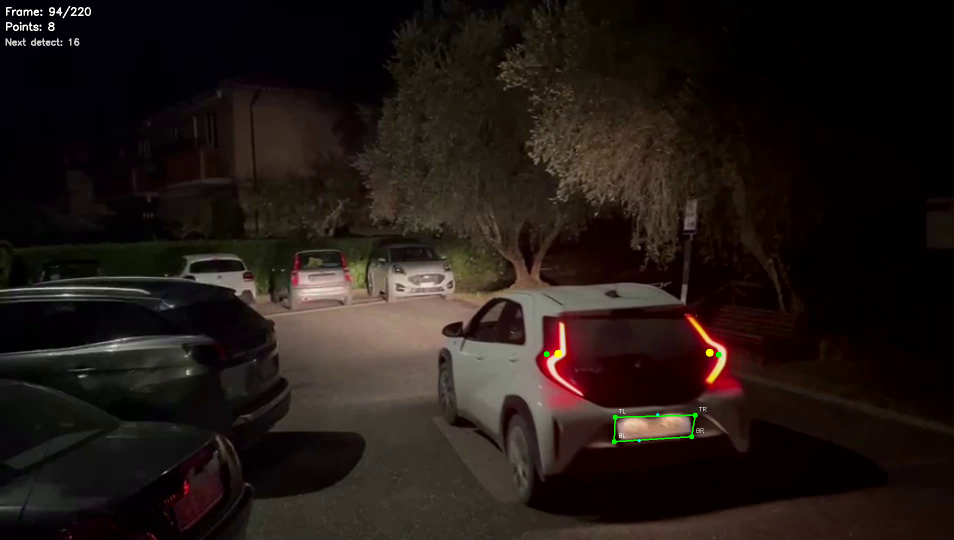
#> input picture frame 13 of data/videos/input/1_tracked.mp4, 1908 x 1080 px, given in place of 1.mp4, which was not available (shown at 1/2 size)
$ jupyter execute license_plate_identifier.ipynb
#> lines starting #> are read from the running program, lines starting #| are printed output that depends on the picture; after the words box and inside, x2 and y2 are one past the last pixel; in counts of white or black regions, pixels touching at a corner belong together; pictures that were not available may be replaced by others from this repository, and a replacement may not be noted
[cell 1]
"""
Plate Detection - Tail lights + license plate detection on full video
Works under perspective distortion (uses minAreaRect as robust fallback)

Pipeline per frame:
  1. detect_tail_lights()      -> finds the two rear lights and their extreme points
  2. detect_plate()            -> finds the license plate below the lights
  3. Optical flow tracking     -> propagates detected points frame-to-frame
  4. Periodic re-detection     -> corrects drift every N frames

Output: annotated video with lights (cyan), extreme points (blue),
        plate quadrilateral (green) drawn on every frame.

Usage:
    python plate_detection.py
"""

import os
import cv2
import numpy as np


# =========================
# CONFIGURATION
# =========================

CONFIG = {
    # Minimum brightness (V channel) to detect rear lights
    'V_LOWER': 210,

    # Ignore lights below this fraction of frame height (avoids road reflections)
    'MAX_Y_RATIO': 0.80,

    # Minimum height/width ratio for light blobs (lights are taller than wide)
    'MIN_VERTICAL_RATIO': 1.2,

    # Minimum blob area as fraction of total frame area
    'MIN_CONTOUR_AREA_RATIO': 0.00015,

    # Vertical tolerance (px) when extracting the outermost edge point of each light
    'Y_TOLERANCE': 5,

    # Brightness range for the license plate (white/reflective surface)
    'V_PLATE_LOW': 150,
    'V_PLATE_HIGH': 240,

    # How often (in frames) to run a full re-detection to correct tracking drift
    'REDETECTION_INTERVAL': 30,

    # How many frames to scan at the start before giving up on finding the car
    'MAX_SEARCH_FRAMES': 300,
}

VIDEO_PATH  = '/app/data/videos/input/1.mp4'
OUTPUT_PATH = '/app/data/videos/output/plate_detection_output.avi'


# =========================
# TAIL LIGHT DETECTION
# =========================

def detect_tail_lights(frame, config):
    """
    Detect the two rear tail lights and return their centers and outermost points.

    Strategy:
      - Threshold the V (brightness) channel to isolate bright blobs
      - Filter by size, aspect ratio, and vertical position
      - Split candidates into left/right clusters by x-coordinate
      - Compute area-weighted centers for each cluster
      - Find the outermost horizontal edge point at mid-height for each light

    Args:
        frame:  BGR image (numpy array)
        config: detection parameters dict

    Returns:
        fari:                 [(cx_L, cy_L), (cx_R, cy_R)] sorted left to right
        extremes:             {'SX': (x,y), 'DX': (x,y)} outermost edge points
        contours_per_cluster: [[contours_L], [contours_R]]
                              passed to detect_plate to avoid re-running the mask
        or (None, None, None) if detection fails
    """
    height, width = frame.shape[:2]

    # --- Brightness mask ---
    hsv = cv2.cvtColor(frame, cv2.COLOR_BGR2HSV)
    V   = hsv[:, :, 2]

    mask = cv2.inRange(V, config['V_LOWER'], 255)

    # Close small gaps within blobs, remove isolated noise
    kernel = cv2.getStructuringElement(cv2.MORPH_RECT, (3, 9))
    mask = cv2.morphologyEx(mask, cv2.MORPH_CLOSE, kernel)
    mask = cv2.morphologyEx(mask, cv2.MORPH_OPEN,  kernel)

    contours, _ = cv2.findContours(mask, cv2.RETR_EXTERNAL, cv2.CHAIN_APPROX_SIMPLE)

    MIN_AREA = config['MIN_CONTOUR_AREA_RATIO'] * width * height
    MAX_Y    = int(height * config['MAX_Y_RATIO'])

    # --- Filter candidates ---
    candidates = []
    for c in contours:
        area = cv2.contourArea(c)
        if area < MIN_AREA:
            continue

        x, y, w, h = cv2.boundingRect(c)

        if y > MAX_Y:               # too low in frame (likely road reflection)
            continue
        if w == 0 or h == 0:
            continue
        if w / h > 1.0:             # wider than tall -> not a rear light
            continue
        if h / w < config['MIN_VERTICAL_RATIO']:
            continue

        M = cv2.moments(c)
        if M['m00'] == 0:
            continue

        cx = int(M['m10'] / M['m00'])
        cy = int(M['m01'] / M['m00'])
        candidates.append((c, cx, cy, area))

    if len(candidates) < 2:
        return None, None, None

    # --- Split into left / right clusters by x-coordinate ---
    candidates = sorted(candidates, key=lambda p: p[1])  # sort by cx
    mid       = len(candidates) // 2
    cluster_L = candidates[:mid]
    cluster_R = candidates[mid:]

    # --- Area-weighted centers ---
    fari = []
    for cluster in [cluster_L, cluster_R]:
        total_area = sum(a for _, _, _, a in cluster)
        cx_w = sum(cx * a for _, cx, _, a in cluster) / total_area
        cy_w = sum(cy * a for _, _, cy, a in cluster) / total_area
        fari.append((int(cx_w), int(cy_w)))

    # --- Outermost edge points at mid-height ---
    # For the left light we want the leftmost point; for the right, the rightmost.
    extremes = {}
    sides = [('SX', cluster_L, False), ('DX', cluster_R, True)]

    for name, cluster, want_rightmost in sides:
        y_mid    = int(np.mean([cy for _, _, cy, _ in cluster]))
        edge_pts = []

        for c, _, _, _ in cluster:
            for px, py in c[:, 0, :]:
                if abs(py - y_mid) <= config['Y_TOLERANCE']:
                    edge_pts.append((px, py))

        if not edge_pts:
            # Fallback: use the bounding-box edge of the whole cluster
            all_pts = np.vstack([c[:, 0, :] for c, _, _, _ in cluster])
            idx = all_pts[:, 0].argmax() if want_rightmost else all_pts[:, 0].argmin()
            extremes[name] = tuple(all_pts[idx])
        else:
            extremes[name] = (max if want_rightmost else min)(edge_pts, key=lambda p: p[0])

    # Pass raw contours to detect_plate so it can compute bottom-y accurately
    contours_per_cluster = [
        [c for c, _, _, _ in cluster_L],
        [c for c, _, _, _ in cluster_R],
    ]

    return fari, extremes, contours_per_cluster


# =========================
# PLATE DETECTION
# =========================

def detect_plate(frame, extremes, contours_per_cluster, config):
    """
    Detect the license plate in the region below the tail lights.

    Strategy:
      - Define ROI: horizontally between the two outer edge points,
        vertically just below the bottom of the light blobs
        (bottom-y is read from contours_per_cluster, not re-computed)
      - Threshold ROI brightness to isolate the plate (bright white/silver)
      - Apply morphological gradient + Otsu threshold to find edges
      - Fit minAreaRect to the largest contour -> robust to perspective tilt

    Args:
        frame:                BGR image
        extremes:             {'SX': (x,y), 'DX': (x,y)}
        contours_per_cluster: [[contours_L], [contours_R]] from detect_tail_lights
        config:               detection parameters dict

    Returns:
        plate_corners: {'TL': (x,y), 'TR': (x,y), 'BR': (x,y), 'BL': (x,y)}
                       in global image coordinates, or None if detection fails
    """
    height, width = frame.shape[:2]

    # --- Compute bottom-y directly from the light contours ---
    # Using the contours already found avoids re-running the brightness mask
    # and fixes the bug where fari_bottom_y was always empty.
    fari_bottom_y = []
    for cluster_contours in contours_per_cluster:
        for c in cluster_contours:
            _, y, _, h = cv2.boundingRect(c)
            fari_bottom_y.append(y + h)

    if not fari_bottom_y:
        return None

    y_base = max(fari_bottom_y)

    # ROI horizontal bounds: between the two outermost edge points
    x1 = max(0, extremes['SX'][0])
    x2 = min(width - 1, extremes['DX'][0])

    if x2 <= x1:
        return None

    # ROI vertical: start just below the lights, span ~18% of frame height
    y1 = min(y_base + 20, height - 1)
    y2 = min(y1 + int(0.18 * height), height)

    roi = frame[y1:y2, x1:x2]
    if roi.size == 0:
        return None

    # --- Brightness mask to isolate the plate blob ---
    hsv_roi    = cv2.cvtColor(roi, cv2.COLOR_BGR2HSV)
    V_roi      = hsv_roi[:, :, 2]
    mask_plate = cv2.inRange(V_roi, config['V_PLATE_LOW'], config['V_PLATE_HIGH'])

    kernel = cv2.getStructuringElement(cv2.MORPH_RECT, (7, 3))
    mask_plate = cv2.morphologyEx(mask_plate, cv2.MORPH_CLOSE, kernel)

    contours, _ = cv2.findContours(mask_plate, cv2.RETR_EXTERNAL, cv2.CHAIN_APPROX_SIMPLE)
    if not contours:
        return None

    # Keep only the largest blob (assumed to be the plate)
    largest      = max(contours, key=cv2.contourArea)
    mask_cluster = np.zeros_like(mask_plate)
    cv2.drawContours(mask_cluster, [largest], -1, 255, -1)

    ys, xs = np.where(mask_cluster > 0)
    if len(xs) == 0:
        return None

    # Tight bounding box with padding to include plate edges
    x_min, x_max = xs.min(), xs.max()
    y_min, y_max = ys.min(), ys.max()

    pad_x = int(0.25 * (x_max - x_min))
    pad_y = int(0.40 * (y_max - y_min))

    roi_x_min = max(0, x_min - pad_x)
    roi_x_max = min(roi.shape[1], x_max + pad_x)
    roi_y_min = max(0, y_min - pad_y)
    roi_y_max = min(roi.shape[0], y_max + pad_y)

    roi_plate = roi[roi_y_min:roi_y_max, roi_x_min:roi_x_max]
    if roi_plate.size == 0:
        return None

    # --- Edge detection inside the plate crop ---
    # CLAHE improves contrast for low-light / nighttime images
    gray_plate = cv2.cvtColor(roi_plate, cv2.COLOR_BGR2GRAY)
    clahe      = cv2.createCLAHE(clipLimit=2.0, tileGridSize=(8, 8))
    gray_plate = clahe.apply(gray_plate)
    gray_plate = cv2.GaussianBlur(gray_plate, (7, 7), 0)

    kernel_g  = cv2.getStructuringElement(cv2.MORPH_RECT, (3, 3))
    gradient  = cv2.morphologyEx(gray_plate, cv2.MORPH_GRADIENT, kernel_g)

    # Otsu threshold automatically adapts to the local brightness level
    _, gradient_binary = cv2.threshold(
        gradient, 0, 255, cv2.THRESH_BINARY + cv2.THRESH_OTSU
    )

    contours_grad, _ = cv2.findContours(
        gradient_binary, cv2.RETR_EXTERNAL, cv2.CHAIN_APPROX_SIMPLE
    )
    if not contours_grad:
        return None

    main_contour = max(contours_grad, key=cv2.contourArea)

    # --- minAreaRect: robust to perspective tilt ---
    # A standard bounding rect gives wrong corners when the plate is at an angle.
    # minAreaRect fits a rotated rectangle and handles perspective correctly.
    rect = cv2.minAreaRect(main_contour)
    box  = cv2.boxPoints(rect)
    box  = np.int32(box)

    # Sort the 4 box points into TL / TR / BR / BL
    # TL = smallest (x+y), BR = largest (x+y)
    pts    = box.reshape(4, 2)
    s      = pts.sum(axis=1)
    idx_tl = np.argmin(s)
    idx_br = np.argmax(s)
    remaining = [i for i in range(4) if i not in [idx_tl, idx_br]]

    if pts[remaining[0]][0] > pts[remaining[1]][0]:
        idx_tr, idx_bl = remaining[0], remaining[1]
    else:
        idx_tr, idx_bl = remaining[1], remaining[0]

    # Convert from roi_plate local coords -> global image coords
    offset_x = roi_x_min + x1
    offset_y = roi_y_min + y1

    return {
        'TL': (int(pts[idx_tl][0]) + offset_x, int(pts[idx_tl][1]) + offset_y),
        'TR': (int(pts[idx_tr][0]) + offset_x, int(pts[idx_tr][1]) + offset_y),
        'BR': (int(pts[idx_br][0]) + offset_x, int(pts[idx_br][1]) + offset_y),
        'BL': (int(pts[idx_bl][0]) + offset_x, int(pts[idx_bl][1]) + offset_y),
    }


# =========================
# FULL DETECTION (single frame)
# =========================

def detect_all(frame, config):
    """
    Run lights + plate detection on a single frame.

    Returns:
        dict with 'fari', 'extremes', 'plate_corners', 'contours_per_cluster'
        or None if tail lights are not found
    """
    fari, extremes, contours_per_cluster = detect_tail_lights(frame, config)

    if fari is None:
        return None

    plate_corners = detect_plate(frame, extremes, contours_per_cluster, config)

    return {
        'fari':                 fari,
        'extremes':             extremes,
        'plate_corners':        plate_corners,
        'contours_per_cluster': contours_per_cluster,
    }


# =========================
# DRAW RESULTS ON FRAME
# =========================

def draw_detections(frame, fari, extremes, plate_corners, frame_idx, status):
    """
    Draw lights, extreme points and plate corners on a copy of the frame.

    Args:
        frame:         BGR image
        fari:          [(cx_L, cy_L), (cx_R, cy_R)] or None
        extremes:      {'SX': (x,y), 'DX': (x,y)} or None
        plate_corners: {'TL','TR','BR','BL'} or None
        frame_idx:     current frame number (shown in overlay)
        status:        string shown in top-right corner

    Returns:
        annotated copy of the frame
    """
    vis = frame.copy()

    # Light centers — cyan filled circles
    if fari:
        for pt in fari:
            cv2.circle(vis, pt, 8, (0, 255, 255), -1)

    # Outermost edge points — blue filled circles
    if extremes:
        for pt in extremes.values():
            cv2.circle(vis, pt, 6, (255, 0, 0), -1)

    # Plate quadrilateral — green outline + corner labels
    if plate_corners:
        poly = np.array(list(plate_corners.values()), dtype=np.int32)
        cv2.polylines(vis, [poly], True, (0, 255, 0), 2)
        for name, pt in plate_corners.items():
            cv2.putText(vis, name, (pt[0] + 4, pt[1] - 4),
                        cv2.FONT_HERSHEY_SIMPLEX, 0.45, (0, 255, 0), 1)

    # Frame counter and tracking status
    cv2.putText(vis, f"Frame: {frame_idx}", (10, 30),
                cv2.FONT_HERSHEY_SIMPLEX, 0.7, (255, 255, 255), 2)
    cv2.putText(vis, status, (10, 60),
                cv2.FONT_HERSHEY_SIMPLEX, 0.65,
                (0, 255, 0) if status == 'TRACKING' else (0, 200, 255), 2)

    return vis


# =========================
# MAIN — PROCESS FULL VIDEO
# =========================

def process_video(video_path, output_path, config):
    """
    Process an entire video:
      - scan opening frames to find the car
      - track lights + plate with optical flow
      - re-detect every REDETECTION_INTERVAL frames to correct drift
      - write annotated output video

    Args:
        video_path:  path to input video
        output_path: path for the annotated output video
        config:      detection + processing parameters dict
    """
#> called with video_path = '/app/data/videos/input/1.mp4'
    cap = cv2.VideoCapture(video_path)
    if not cap.isOpened():
        print(f"Cannot open video: {video_path}")
        return

    fps          = cap.get(cv2.CAP_PROP_FPS)
    width        = int(cap.get(cv2.CAP_PROP_FRAME_WIDTH))
    height       = int(cap.get(cv2.CAP_PROP_FRAME_HEIGHT))
    total_frames = int(cap.get(cv2.CAP_PROP_FRAME_COUNT))

    print(f"Video: {width}x{height} @ {fps:.1f} fps, {total_frames} frames")

    os.makedirs(os.path.dirname(output_path), exist_ok=True)
    out = cv2.VideoWriter(output_path,
                          cv2.VideoWriter_fourcc(*'MJPG'),
                          fps, (width, height))

    # Optical flow parameters — used to propagate tracked points between frames
    lk_params = dict(
        winSize  = (21, 21),
        maxLevel = 3,
        criteria = (cv2.TERM_CRITERIA_EPS | cv2.TERM_CRITERIA_COUNT, 30, 0.01),
    )

    # ---- PHASE 1: scan until the car is found ----
    print(f"Scanning first {config['MAX_SEARCH_FRAMES']} frames for the car...")

    start_frame   = None
    first_result  = None
    first_frame   = None

    for i in range(config['MAX_SEARCH_FRAMES']):
        ret, frame = cap.read()
        if not ret:
            break

        result = detect_all(frame, config)

        if result is not None:
            start_frame  = i
            first_result = result
            first_frame  = frame.copy()
            print(f"Car found at frame {start_frame}")
            break

        # Write waiting frames to output as-is
        cv2.putText(frame, f"Frame: {i} — waiting for car...", (10, 30),
                    cv2.FONT_HERSHEY_SIMPLEX, 0.7, (200, 200, 200), 2)
        out.write(frame)
#> this loop made 1 pass
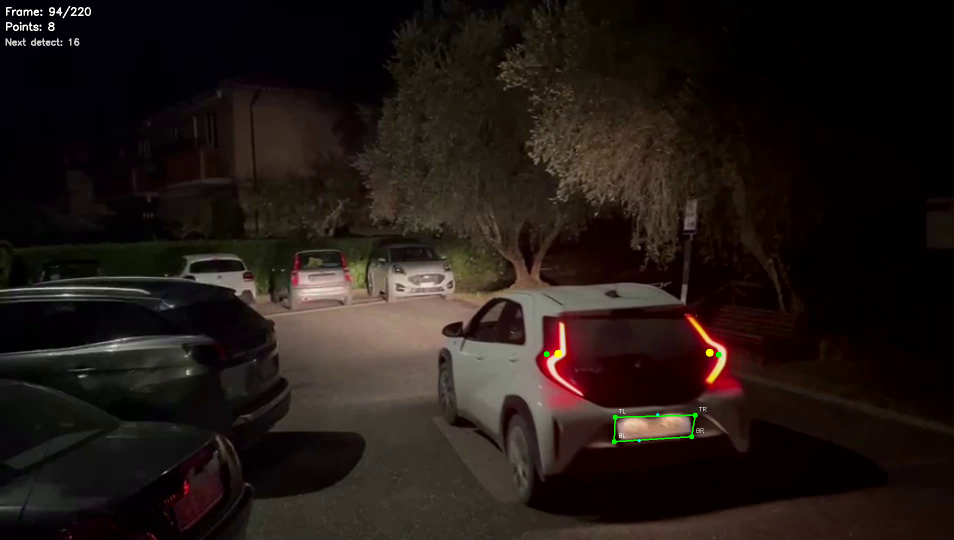
#> input picture frame 13 of data/videos/input/1_tracked.mp4, 1908 x 1080 px, given in place of 1.mp4, which was not available (shown at 1/2 size)
#> pass 1, in detect_tail_lights, `V   = hsv[:, :, 2]`:
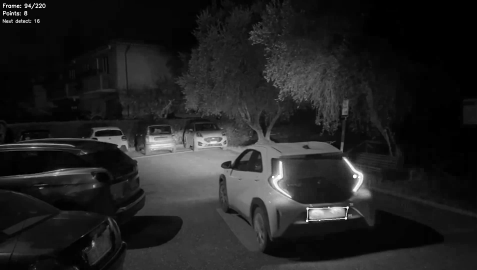
#> V: shape (1080, 1908) (shown at 1/4 size); min 0, max 255, mean 34
#> pass 1, in detect_tail_lights, `mask = cv2.inRange(V, config['V_LOWER'], 255)`:
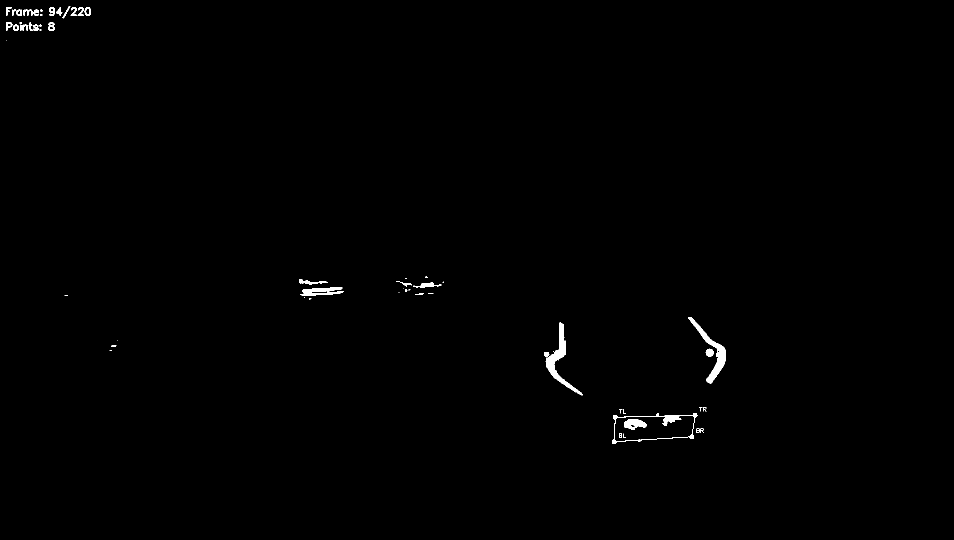
#> mask: shape (1080, 1908) (shown at 1/2 size); 0.48% white; 61 white regions (27 under 20 px), largest, box (x1, y1, x2, y2) and area: (1088, 645, 1165, 791) 2071, (1376, 634, 1452, 767) 1871, (1224, 826, 1396, 888) 1443
#> pass 1, in detect_tail_lights, `mask = cv2.morphologyEx(mask, cv2.MORPH_CLOSE, kernel)`:
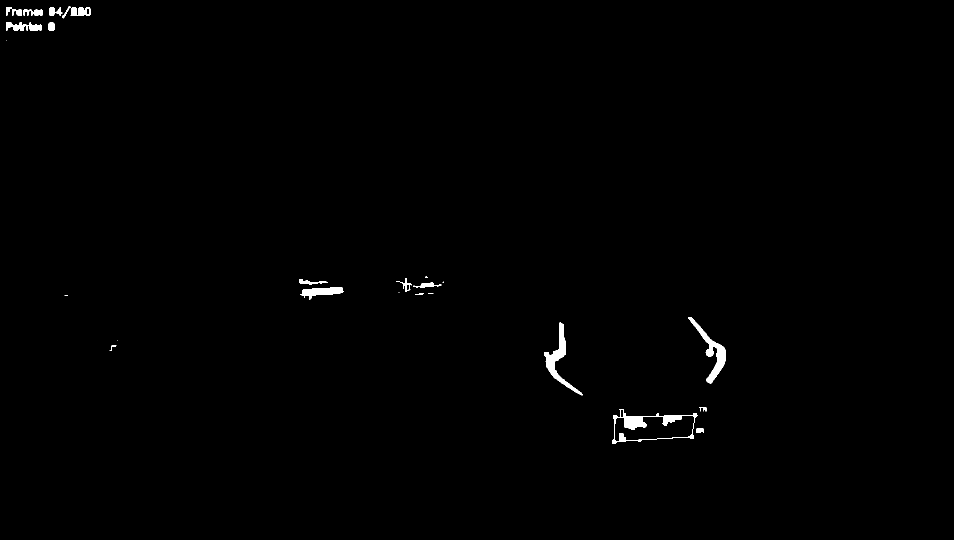
#> mask: shape (1080, 1908) (shown at 1/2 size); 0.56% white; 27 white regions (8 under 20 px), largest, box (x1, y1, x2, y2) and area: (1224, 818, 1396, 888) 2662, (1376, 634, 1452, 767) 2160, (1088, 645, 1165, 791) 2156
#> frame is the input picture: shape (1080, 1908, 3); mean B, G, R 20.8, 24.5, 33.2

    if start_frame is None:
        print(f"Car not found in first {config['MAX_SEARCH_FRAMES']} frames. Exiting.")
        cap.release()
        out.release()
        return

    # ---- PHASE 2: build tracked_points dict for optical flow ----
    # We track: left center, right center, and the 4 plate corners.
    # All stored as float32 arrays of shape (1, 2) as required by calcOpticalFlowPyrLK.

    def build_tracked_points(result):
        """Convert detection result into a flat dict of (1,2) float32 arrays."""
        pts = {}
        pts['faro_L'] = np.array([result['fari'][0]], dtype=np.float32)
        pts['faro_R'] = np.array([result['fari'][1]], dtype=np.float32)
        if result['plate_corners']:
            for k, v in result['plate_corners'].items():
                pts[f'plate_{k}'] = np.array([v], dtype=np.float32)
#> this loop made 4 passes
#> (k, v) on passes 1 to 4: ('TL', (1189, 831)), ('TR', (1405, 812)), ('BR', (1411, 877)), ('BL', (1195, 897))
#> after the loop, pts = {'faro_L': [[1113, 710]], 'faro_R': [[1425, 706]], 'plate_TL': [[1189, 831]], 'plate_TR': [[1405, 812]], 'plate_BR': [[1411, 877]], 'plate_BL': [[1195, 897]]}
        return pts

    tracked_points = build_tracked_points(first_result)
#> tracked_points has the same summary as pts in build_tracked_points
    prev_gray      = cv2.cvtColor(first_frame, cv2.COLOR_BGR2GRAY)
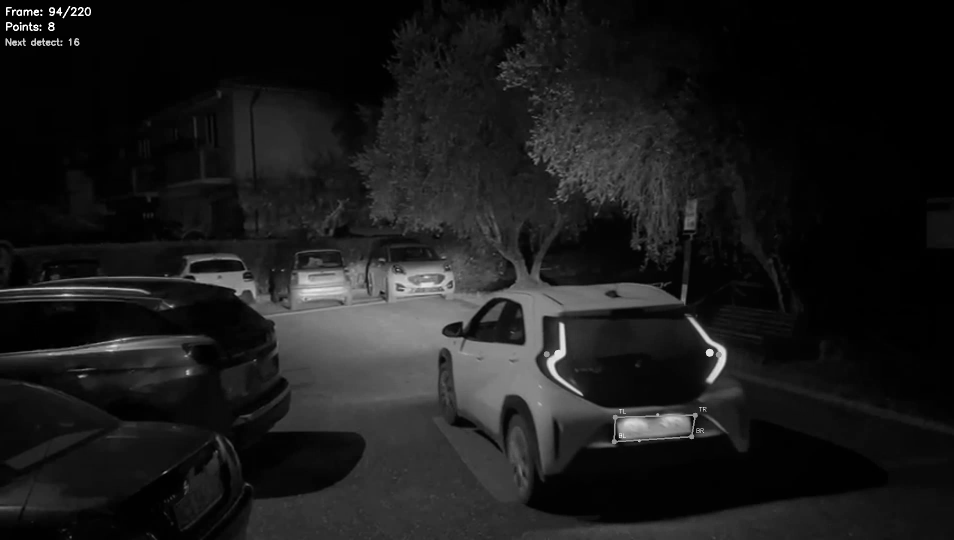
#> prev_gray: shape (1080, 1908) (shown at 1/2 size); min 0, max 255, mean 26.7

    # Write the detection frame
    out.write(draw_detections(
        first_frame,
        first_result['fari'],
        first_result['extremes'],
        first_result['plate_corners'],
        start_frame,
        'DETECTED',
    ))
#> (the rest of the program and of its run is left out)
